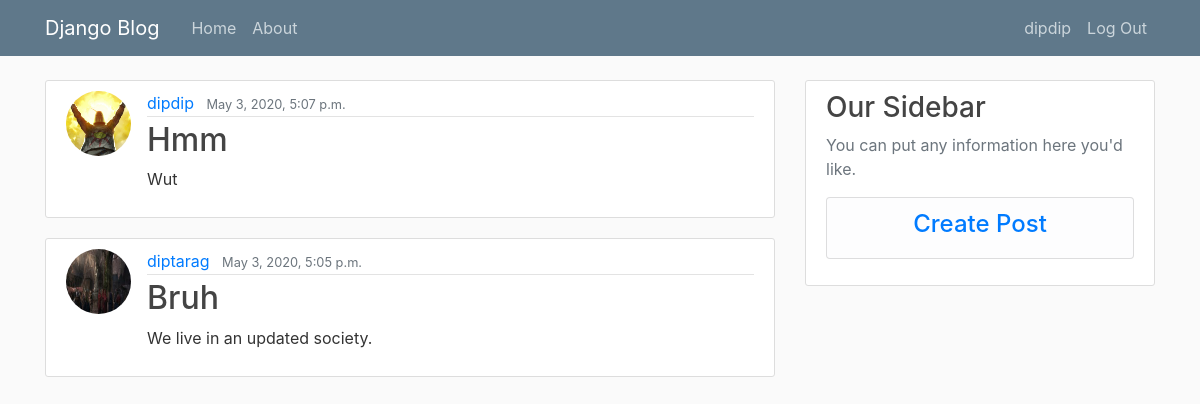
/ (signed in), run on the app's committed database.
### Blog/models.py (models this page shows, shortened)
class Post(models.Model):
	title = models.CharField(max_length=100)
	content = models.TextField()
	date_posted = models.DateTimeField(default=timezone.now)
	author = models.ForeignKey(User, on_delete=models.CASCADE)
	likers = models.ManyToManyField(User, related_name = 'likers', blank = True)

### users/models.py (models this page shows, shortened)
class Profile(models.Model):
    user = models.OneToOneField(User, on_delete=models.CASCADE)
    image = models.ImageField(default='default.jpg', upload_to='profile_pics')

### Blog/views.py (the view)
# urls.py: path('', PostListView.as_view(), name='blog-home'),
class PostListView(ListView):
    model = Post
    template_name = 'Blog/home.html'  # <app>/<model>_<viewtype>.html
    context_object_name = 'posts'
    ordering = ['-date_posted']

### Blog/templates/Blog/home.html
{%  extends "Blog/base.html" %}
{% block content %}
<body>
	{% for post in posts %}
	<article class="media content-section">
				<img class = "rounded-circle article-img" src = "{{post.author.profile.image.url}}">
  <div class="media-body">
    <div class="article-metadata">
      <a class="mr-2" href="{% url 'profile-other' post.author.profile.id %}">{{ post.author }}</a>
      <small class="text-muted">{{ post.date_posted }}</small>
    </div>
    <h2><a class="article-title" href="{% url 'post-detail' post.id %}">{{ post.title }}</a></h2>
    <p class="article-content">{{ post.content }}</p>
  </div>
</article>
	{% endfor %}
</body>
{% endblock content %}

### Blog/templates/Blog/base.html (shortened to what this page needs)
{% load static %}
<!DOCTYPE HTML>
<html lang="en">
  <head>
    <link rel="stylesheet" href="https://maxcdn.bootstrapcdn.com/bootstrap/4.0.0/css/bootstrap.min.css">
	<link rel="stylesheet" type="text/css" href="{%static 'Blog/main.css' %}">
</head>
<body>
	<header class="site-header">
  <nav class="navbar navbar-expand-md navbar-dark bg-steel fixed-top">
    <div class="container">
      <a class="navbar-brand mr-4" href="/">Django Blog</a>
      <div class="collapse navbar-collapse" id="navbarToggle">
        <div class="navbar-nav mr-auto">
          <a class="nav-item nav-link" href="{% url 'blog-home' %}">Home</a>
          <a class="nav-item nav-link" href="{% url 'blog-about' %}">About</a>
        </div>
        <div class="navbar-nav">
          {% if user.is_authenticated%}
                      <a class="nav-item nav-link" href="{% url 'profile' %}"> {{user.username }}</a>
                      <a class="nav-item nav-link" href="{% url 'logout' %}">Log Out</a>
          {% else %}
                      <a class="nav-item nav-link" href="{% url 'login' %}">Login</a>
                      <a class="nav-item nav-link" href="{% url 'register' %}">Register</a>
          {% endif %}
        </div>
      </div>
    </div>
  </nav>
</header>
<main role="main" class="container">
  <div class="row">
    <div class="col-md-8">
      {% block content %}{% endblock %}
    </div>
    <div class="col-md-4">
      <div class="content-section">
        <h3>Our Sidebar</h3>
        <p class='text-muted'>You can put any information here you'd like.
          <ul class="list-group">
            {% if user.is_authenticated%}
                <li class="list-group-item list-group-item-light"> <h4 align = "center" ><a href = "{% url 'post-create' %}"> Create Post </a> </h4></li>
            {% endif %}
          </ul>
        </p>
      </div>
    </div>
  </div>
</main>
  </body>
</html>

### Blog/static/Blog/main.css (style rules this page uses)
body { background: #fafafa; color: #333333; margin-top: 5rem; }
h1, h2, h3, h4, h5, h6 { color: #444444; }
ul { margin: 0; }
.bg-steel { background-color: #5f788a; }
.site-header .navbar-nav .nav-link { color: #cbd5db; }
.content-section { background: #ffffff; padding: 10px 20px; border: 1px solid #dddddd; border-radius: 3px; margin-bottom: 20px; }
.article-title { color: #444444; }
.article-content { white-space: pre-line; }
.article-img { height: 65px; width: 65px; margin-right: 16px; }
.article-metadata { padding-bottom: 1px; margin-bottom: 4px; border-bottom: 1px solid #e3e3e3 }

### data on the page
Post: author.profile.image (placeholder picture), author "dipdip", date_posted "May 3, 2020, 5:07 p.m.", title "Hmm", content "Wut"
Post: author.profile.image (picture), author "diptarag", date_posted "May 3, 2020, 5:05 p.m.", title "Bruh", content "We live in an updated society."

### other printed values
{{ user.username }} "dipdip"
